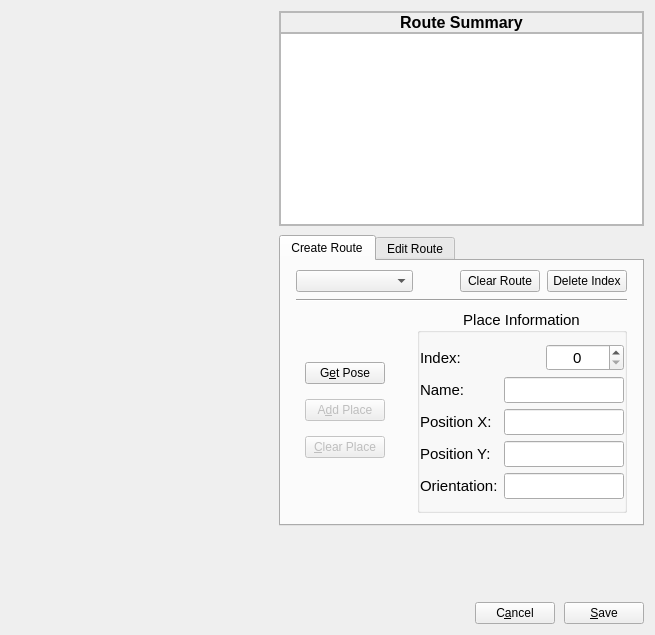
<?xml version="1.0" encoding="UTF-8"?>
<ui version="4.0">
 <class>RouteManagerDialog</class>
 <widget class="QDialog" name="RouteManagerDialog">
  <property name="geometry">
   <rect>
    <x>0</x>
    <y>0</y>
    <width>655</width>
    <height>635</height>
   </rect>
  </property>
  <property name="windowTitle">
   <string>Routes Manager</string>
  </property>
  <layout class="QGridLayout" name="gridLayout_2" columnstretch="1,0" columnminimumwidth="1,0">
   <property name="spacing">
    <number>9</number>
   </property>
   <item row="3" column="1">
    <widget class="QWidget" name="dialogBtn_widget" native="true">
     <layout class="QHBoxLayout" name="horizontalLayout">
      <property name="spacing">
       <number>9</number>
      </property>
      <property name="leftMargin">
       <number>0</number>
      </property>
      <property name="topMargin">
       <number>0</number>
      </property>
      <property name="rightMargin">
       <number>0</number>
      </property>
      <property name="bottomMargin">
       <number>0</number>
      </property>
      <item>
       <spacer name="horizontalSpacer">
        <property name="orientation">
         <enum>Qt::Horizontal</enum>
        </property>
        <property name="sizeType">
         <enum>QSizePolicy::Expanding</enum>
        </property>
        <property name="sizeHint" stdset="0">
         <size>
          <width>0</width>
          <height>0</height>
         </size>
        </property>
       </spacer>
      </item>
      <item>
       <widget class="QPushButton" name="cancel_pushButton">
        <property name="focusPolicy">
         <enum>Qt::NoFocus</enum>
        </property>
        <property name="text">
         <string>C&amp;ancel</string>
        </property>
        <property name="autoDefault">
         <bool>false</bool>
        </property>
       </widget>
      </item>
      <item>
       <widget class="QPushButton" name="save_pushButton">
        <property name="focusPolicy">
         <enum>Qt::NoFocus</enum>
        </property>
        <property name="text">
         <string>&amp;Save</string>
        </property>
        <property name="autoDefault">
         <bool>false</bool>
        </property>
       </widget>
      </item>
     </layout>
    </widget>
   </item>
   <item row="0" column="1">
    <widget class="QFrame" name="frame">
     <property name="frameShape">
      <enum>QFrame::StyledPanel</enum>
     </property>
     <property name="frameShadow">
      <enum>QFrame::Raised</enum>
     </property>
     <layout class="QVBoxLayout" name="verticalLayout_5">
      <property name="spacing">
       <number>0</number>
      </property>
      <property name="leftMargin">
       <number>0</number>
      </property>
      <property name="topMargin">
       <number>0</number>
      </property>
      <property name="rightMargin">
       <number>0</number>
      </property>
      <property name="bottomMargin">
       <number>0</number>
      </property>
      <item>
       <widget class="QLabel" name="route_label">
        <property name="font">
         <font>
          <pointsize>12</pointsize>
          <weight>75</weight>
          <bold>true</bold>
         </font>
        </property>
        <property name="frameShape">
         <enum>QFrame::StyledPanel</enum>
        </property>
        <property name="text">
         <string>Route Summary</string>
        </property>
        <property name="alignment">
         <set>Qt::AlignCenter</set>
        </property>
       </widget>
      </item>
      <item>
       <widget class="QTableView" name="route_tableView">
        <property name="focusPolicy">
         <enum>Qt::NoFocus</enum>
        </property>
        <property name="horizontalScrollBarPolicy">
         <enum>Qt::ScrollBarAlwaysOff</enum>
        </property>
        <property name="showDropIndicator" stdset="0">
         <bool>false</bool>
        </property>
        <property name="dragDropOverwriteMode">
         <bool>false</bool>
        </property>
        <property name="alternatingRowColors">
         <bool>true</bool>
        </property>
        <property name="textElideMode">
         <enum>Qt::ElideMiddle</enum>
        </property>
        <property name="cornerButtonEnabled">
         <bool>false</bool>
        </property>
        <attribute name="horizontalHeaderDefaultSectionSize">
         <number>88</number>
        </attribute>
        <attribute name="horizontalHeaderMinimumSectionSize">
         <number>85</number>
        </attribute>
        <attribute name="verticalHeaderVisible">
         <bool>false</bool>
        </attribute>
       </widget>
      </item>
     </layout>
    </widget>
   </item>
   <item row="3" column="0">
    <spacer name="horizontalSpacer_3">
     <property name="orientation">
      <enum>Qt::Horizontal</enum>
     </property>
     <property name="sizeHint" stdset="0">
      <size>
       <width>40</width>
       <height>20</height>
      </size>
     </property>
    </spacer>
   </item>
   <item row="2" column="1">
    <spacer name="verticalSpacer_3">
     <property name="orientation">
      <enum>Qt::Vertical</enum>
     </property>
     <property name="sizeHint" stdset="0">
      <size>
       <width>0</width>
       <height>0</height>
      </size>
     </property>
    </spacer>
   </item>
   <item row="1" column="1">
    <widget class="QTabWidget" name="routeManager_tabWidget">
     <property name="currentIndex">
      <number>0</number>
     </property>
     <widget class="QWidget" name="tab1">
      <attribute name="title">
       <string>Create Route</string>
      </attribute>
      <layout class="QGridLayout" name="gridLayout">
       <property name="leftMargin">
        <number>15</number>
       </property>
       <property name="topMargin">
        <number>9</number>
       </property>
       <property name="rightMargin">
        <number>15</number>
       </property>
       <property name="bottomMargin">
        <number>9</number>
       </property>
       <property name="horizontalSpacing">
        <number>7</number>
       </property>
       <item row="1" column="0">
        <widget class="QWidget" name="routeManager_widget" native="true">
         <layout class="QGridLayout" name="gridLayout_3" columnstretch="0,1" columnminimumwidth="0,1">
          <property name="leftMargin">
           <number>0</number>
          </property>
          <property name="topMargin">
           <number>0</number>
          </property>
          <property name="rightMargin">
           <number>0</number>
          </property>
          <property name="bottomMargin">
           <number>0</number>
          </property>
          <property name="spacing">
           <number>7</number>
          </property>
          <item row="1" column="0" colspan="2">
           <widget class="Line" name="line">
            <property name="orientation">
             <enum>Qt::Horizontal</enum>
            </property>
           </widget>
          </item>
          <item row="2" column="1">
           <widget class="QGroupBox" name="placeInfo_groupBox">
            <property name="sizePolicy">
             <sizepolicy hsizetype="Maximum" vsizetype="Preferred">
              <horstretch>0</horstretch>
              <verstretch>0</verstretch>
             </sizepolicy>
            </property>
            <property name="font">
             <font>
              <pointsize>11</pointsize>
             </font>
            </property>
            <property name="title">
             <string>Place Information</string>
            </property>
            <property name="alignment">
             <set>Qt::AlignCenter</set>
            </property>
            <layout class="QVBoxLayout" name="verticalLayout">
             <property name="leftMargin">
              <number>0</number>
             </property>
             <property name="topMargin">
              <number>11</number>
             </property>
             <property name="rightMargin">
              <number>0</number>
             </property>
             <property name="bottomMargin">
              <number>11</number>
             </property>
             <item>
              <widget class="QWidget" name="index_widget" native="true">
               <layout class="QHBoxLayout" name="horizontalLayout_12">
                <property name="leftMargin">
                 <number>0</number>
                </property>
                <property name="topMargin">
                 <number>0</number>
                </property>
                <property name="rightMargin">
                 <number>0</number>
                </property>
                <property name="bottomMargin">
                 <number>0</number>
                </property>
                <item>
                 <widget class="QLabel" name="index_label">
                  <property name="maximumSize">
                   <size>
                    <width>110</width>
                    <height>16777215</height>
                   </size>
                  </property>
                  <property name="text">
                   <string>Index:</string>
                  </property>
                 </widget>
                </item>
                <item>
                 <spacer name="horizontalSpacer_2">
                  <property name="orientation">
                   <enum>Qt::Horizontal</enum>
                  </property>
                  <property name="sizeType">
                   <enum>QSizePolicy::MinimumExpanding</enum>
                  </property>
                  <property name="sizeHint" stdset="0">
                   <size>
                    <width>0</width>
                    <height>0</height>
                   </size>
                  </property>
                 </spacer>
                </item>
                <item>
                 <widget class="QSpinBox" name="index_spinBox">
                  <property name="sizePolicy">
                   <sizepolicy hsizetype="MinimumExpanding" vsizetype="Fixed">
                    <horstretch>0</horstretch>
                    <verstretch>0</verstretch>
                   </sizepolicy>
                  </property>
                  <property name="focusPolicy">
                   <enum>Qt::NoFocus</enum>
                  </property>
                  <property name="alignment">
                   <set>Qt::AlignCenter</set>
                  </property>
                 </widget>
                </item>
               </layout>
              </widget>
             </item>
             <item>
              <widget class="QWidget" name="name_widget" native="true">
               <property name="sizePolicy">
                <sizepolicy hsizetype="Expanding" vsizetype="Preferred">
                 <horstretch>0</horstretch>
                 <verstretch>0</verstretch>
                </sizepolicy>
               </property>
               <layout class="QHBoxLayout" name="horizontalLayout_14">
                <property name="leftMargin">
                 <number>0</number>
                </property>
                <property name="topMargin">
                 <number>0</number>
                </property>
                <property name="rightMargin">
                 <number>0</number>
                </property>
                <property name="bottomMargin">
                 <number>0</number>
                </property>
                <item>
                 <widget class="QLabel" name="name_label">
                  <property name="maximumSize">
                   <size>
                    <width>110</width>
                    <height>16777215</height>
                   </size>
                  </property>
                  <property name="text">
                   <string>Name:</string>
                  </property>
                 </widget>
                </item>
                <item>
                 <widget class="QLineEdit" name="name_lineEdit">
                  <property name="sizePolicy">
                   <sizepolicy hsizetype="Fixed" vsizetype="Fixed">
                    <horstretch>0</horstretch>
                    <verstretch>0</verstretch>
                   </sizepolicy>
                  </property>
                  <property name="minimumSize">
                   <size>
                    <width>120</width>
                    <height>0</height>
                   </size>
                  </property>
                  <property name="maximumSize">
                   <size>
                    <width>120</width>
                    <height>16777215</height>
                   </size>
                  </property>
                 </widget>
                </item>
               </layout>
              </widget>
             </item>
             <item>
              <widget class="QWidget" name="poseX_widget" native="true">
               <layout class="QHBoxLayout" name="horizontalLayout_13">
                <property name="leftMargin">
                 <number>0</number>
                </property>
                <property name="topMargin">
                 <number>0</number>
                </property>
                <property name="rightMargin">
                 <number>0</number>
                </property>
                <property name="bottomMargin">
                 <number>0</number>
                </property>
                <item>
                 <widget class="QLabel" name="poseX_label">
                  <property name="maximumSize">
                   <size>
                    <width>110</width>
                    <height>16777215</height>
                   </size>
                  </property>
                  <property name="text">
                   <string>Position X:</string>
                  </property>
                 </widget>
                </item>
                <item>
                 <widget class="QLineEdit" name="poseX_lineEdit">
                  <property name="minimumSize">
                   <size>
                    <width>120</width>
                    <height>0</height>
                   </size>
                  </property>
                  <property name="maximumSize">
                   <size>
                    <width>120</width>
                    <height>16777215</height>
                   </size>
                  </property>
                  <property name="text">
                   <string/>
                  </property>
                 </widget>
                </item>
               </layout>
              </widget>
             </item>
             <item>
              <widget class="QWidget" name="poseY_widget" native="true">
               <layout class="QHBoxLayout" name="horizontalLayout_11">
                <property name="leftMargin">
                 <number>0</number>
                </property>
                <property name="topMargin">
                 <number>0</number>
                </property>
                <property name="rightMargin">
                 <number>0</number>
                </property>
                <property name="bottomMargin">
                 <number>0</number>
                </property>
                <item>
                 <widget class="QLabel" name="poseY_label">
                  <property name="maximumSize">
                   <size>
                    <width>110</width>
                    <height>16777215</height>
                   </size>
                  </property>
                  <property name="text">
                   <string>Position Y: </string>
                  </property>
                 </widget>
                </item>
                <item>
                 <widget class="QLineEdit" name="poseY_lineEdit">
                  <property name="minimumSize">
                   <size>
                    <width>120</width>
                    <height>0</height>
                   </size>
                  </property>
                  <property name="maximumSize">
                   <size>
                    <width>120</width>
                    <height>16777215</height>
                   </size>
                  </property>
                  <property name="text">
                   <string/>
                  </property>
                 </widget>
                </item>
               </layout>
              </widget>
             </item>
             <item>
              <widget class="QWidget" name="orientation_widget" native="true">
               <layout class="QHBoxLayout" name="horizontalLayout_15">
                <property name="leftMargin">
                 <number>0</number>
                </property>
                <property name="topMargin">
                 <number>0</number>
                </property>
                <property name="rightMargin">
                 <number>0</number>
                </property>
                <property name="bottomMargin">
                 <number>0</number>
                </property>
                <item>
                 <widget class="QLabel" name="orientation_label">
                  <property name="maximumSize">
                   <size>
                    <width>110</width>
                    <height>16777215</height>
                   </size>
                  </property>
                  <property name="font">
                   <font>
                    <pointsize>11</pointsize>
                   </font>
                  </property>
                  <property name="text">
                   <string>Orientation:</string>
                  </property>
                 </widget>
                </item>
                <item>
                 <widget class="QLineEdit" name="orientation_lineEdit">
                  <property name="minimumSize">
                   <size>
                    <width>120</width>
                    <height>0</height>
                   </size>
                  </property>
                  <property name="maximumSize">
                   <size>
                    <width>120</width>
                    <height>16777215</height>
                   </size>
                  </property>
                  <property name="text">
                   <string/>
                  </property>
                 </widget>
                </item>
               </layout>
              </widget>
             </item>
            </layout>
           </widget>
          </item>
          <item row="0" column="0" colspan="2">
           <widget class="QWidget" name="routeBtn_widget" native="true">
            <property name="sizePolicy">
             <sizepolicy hsizetype="Preferred" vsizetype="Maximum">
              <horstretch>0</horstretch>
              <verstretch>0</verstretch>
             </sizepolicy>
            </property>
            <layout class="QHBoxLayout" name="horizontalLayout_2" stretch="1,0,0,0">
             <property name="spacing">
              <number>7</number>
             </property>
             <property name="leftMargin">
              <number>0</number>
             </property>
             <property name="topMargin">
              <number>0</number>
             </property>
             <property name="rightMargin">
              <number>0</number>
             </property>
             <property name="bottomMargin">
              <number>0</number>
             </property>
             <item>
              <widget class="QComboBox" name="routeList_comboBox">
               <property name="sizePolicy">
                <sizepolicy hsizetype="Expanding" vsizetype="Fixed">
                 <horstretch>0</horstretch>
                 <verstretch>0</verstretch>
                </sizepolicy>
               </property>
              </widget>
             </item>
             <item>
              <spacer name="horizontalSpacer_5">
               <property name="orientation">
                <enum>Qt::Horizontal</enum>
               </property>
               <property name="sizeType">
                <enum>QSizePolicy::MinimumExpanding</enum>
               </property>
               <property name="sizeHint" stdset="0">
                <size>
                 <width>40</width>
                 <height>20</height>
                </size>
               </property>
              </spacer>
             </item>
             <item>
              <widget class="QPushButton" name="deleteRoute_pushButton">
               <property name="focusPolicy">
                <enum>Qt::NoFocus</enum>
               </property>
               <property name="text">
                <string>Clear Route</string>
               </property>
              </widget>
             </item>
             <item>
              <widget class="QPushButton" name="deleteIndex_pushButton">
               <property name="focusPolicy">
                <enum>Qt::NoFocus</enum>
               </property>
               <property name="text">
                <string>Delete Index</string>
               </property>
              </widget>
             </item>
            </layout>
           </widget>
          </item>
          <item row="2" column="0">
           <widget class="QWidget" name="placeBtn_widget" native="true">
            <property name="sizePolicy">
             <sizepolicy hsizetype="Expanding" vsizetype="Preferred">
              <horstretch>0</horstretch>
              <verstretch>0</verstretch>
             </sizepolicy>
            </property>
            <property name="maximumSize">
             <size>
              <width>16777215</width>
              <height>185</height>
             </size>
            </property>
            <layout class="QVBoxLayout" name="verticalLayout_4">
             <property name="spacing">
              <number>15</number>
             </property>
             <property name="rightMargin">
              <number>25</number>
             </property>
             <item>
              <spacer name="verticalSpacer">
               <property name="orientation">
                <enum>Qt::Vertical</enum>
               </property>
               <property name="sizeHint" stdset="0">
                <size>
                 <width>20</width>
                 <height>40</height>
                </size>
               </property>
              </spacer>
             </item>
             <item>
              <widget class="QPushButton" name="getPose_pushButton">
               <property name="focusPolicy">
                <enum>Qt::NoFocus</enum>
               </property>
               <property name="text">
                <string>G&amp;et Pose</string>
               </property>
              </widget>
             </item>
             <item>
              <widget class="QPushButton" name="addPlace_pushButton">
               <property name="enabled">
                <bool>false</bool>
               </property>
               <property name="focusPolicy">
                <enum>Qt::NoFocus</enum>
               </property>
               <property name="text">
                <string>A&amp;dd Place</string>
               </property>
              </widget>
             </item>
             <item>
              <widget class="QPushButton" name="clearPlace_pushButton">
               <property name="enabled">
                <bool>false</bool>
               </property>
               <property name="focusPolicy">
                <enum>Qt::NoFocus</enum>
               </property>
               <property name="text">
                <string>&amp;Clear Place</string>
               </property>
              </widget>
             </item>
             <item>
              <spacer name="verticalSpacer_2">
               <property name="orientation">
                <enum>Qt::Vertical</enum>
               </property>
               <property name="sizeHint" stdset="0">
                <size>
                 <width>20</width>
                 <height>40</height>
                </size>
               </property>
              </spacer>
             </item>
            </layout>
           </widget>
          </item>
         </layout>
        </widget>
       </item>
      </layout>
     </widget>
     <widget class="QWidget" name="tab2">
      <attribute name="title">
       <string>Edit Route</string>
      </attribute>
      <layout class="QGridLayout" name="gridLayout_4">
       <property name="leftMargin">
        <number>15</number>
       </property>
       <property name="rightMargin">
        <number>15</number>
       </property>
       <property name="horizontalSpacing">
        <number>7</number>
       </property>
       <property name="verticalSpacing">
        <number>15</number>
       </property>
      </layout>
     </widget>
    </widget>
   </item>
  </layout>
 </widget>
 <tabstops>
  <tabstop>routeManager_tabWidget</tabstop>
  <tabstop>routeList_comboBox</tabstop>
  <tabstop>deleteRoute_pushButton</tabstop>
  <tabstop>deleteIndex_pushButton</tabstop>
  <tabstop>getPose_pushButton</tabstop>
  <tabstop>addPlace_pushButton</tabstop>
  <tabstop>clearPlace_pushButton</tabstop>
  <tabstop>index_spinBox</tabstop>
  <tabstop>name_lineEdit</tabstop>
  <tabstop>poseX_lineEdit</tabstop>
  <tabstop>poseY_lineEdit</tabstop>
  <tabstop>orientation_lineEdit</tabstop>
  <tabstop>cancel_pushButton</tabstop>
  <tabstop>save_pushButton</tabstop>
  <tabstop>route_tableView</tabstop>
 </tabstops>
 <resources/>
 <connections/>
</ui>
